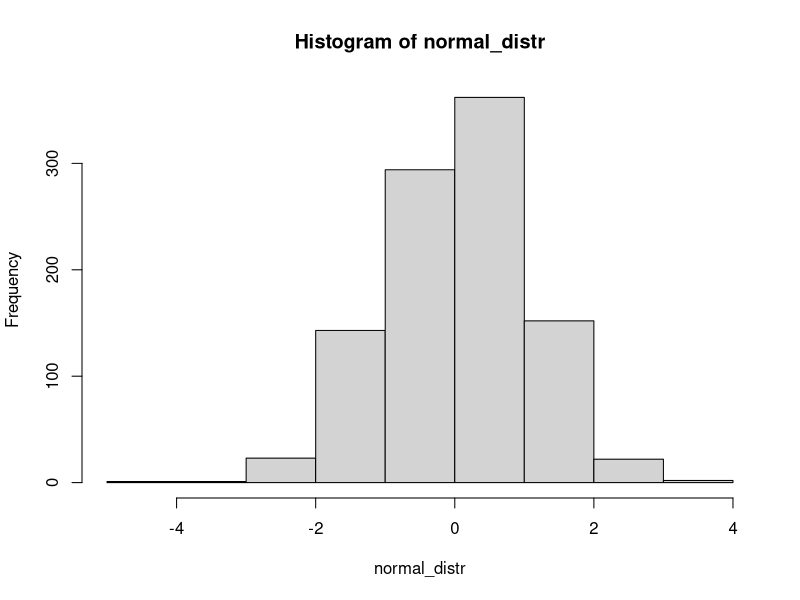

The R script that drew this image:
#' ---
#' title: "Berkstats Code Snippets"
#' author: "Ulrich Matter"
#' date: "February 2017"
#' output: html_document
#' ---
#' 
#' 
#' Berkstats: Code Snippets
#' ========================================================
#' 
#' 
#' Hello world
#' -------------------------------
#' Your first line of R code :)!
#' 
## ------------------------------------------------------------------------
print("Hello world!")

#' 
#' 
#' R as a Calculator
#' -------------------------------
## ------------------------------------------------------------------------
2 + 2 
4 * 5
20 / 5
(3/5) / (4/5)

#' 
#' Variables and Vectors
#' -------------------------------
## ------------------------------------------------------------------------
a <- c(1,22,333)
names(a) <- c("Andy", "Betty", "Claire")
print(a)
print(a[3])
print(a["Betty"])

# calculate with variables
b <- 5
c <- 8
b + c

# simple calculations with vectors
a + b
a * c


#' 
#' Random Draws and Distributions
#' -------------------------------
#' 
## ------------------------------------------------------------------------
normal_distr <- rnorm(1000)
hist(normal_distr)

#' 
#' 
#' Compute the Mean
#' -------------------------------
## ------------------------------------------------------------------------
a <- c(1,22,333)
sum(a) / length(a)

# or simpler, with an R function
mean(a)


#' 
#' 
